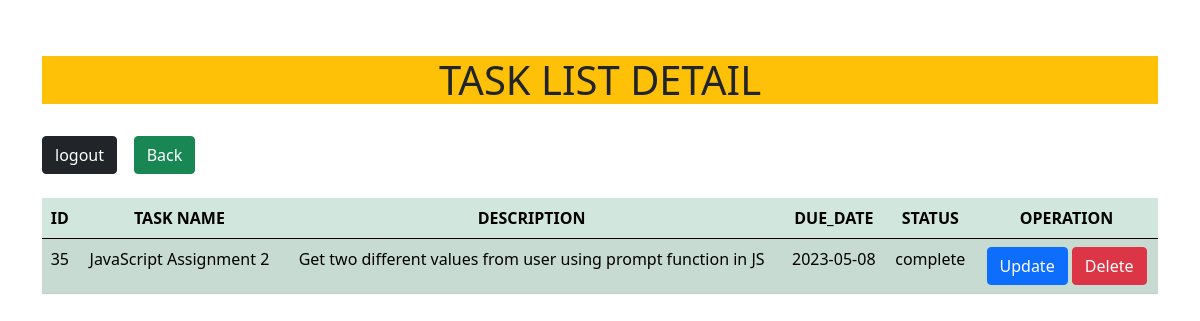
/task.php?id=35, run on the app's committed database.
### tables this page shows
CREATE TABLE `tasks` (
  `Tid` int(11) NOT NULL,
  `name` varchar(255) NOT NULL,
  `description` text NOT NULL,
  `due_date` date NOT NULL,
  `status` tinyint(4) NOT NULL DEFAULT 0
);

### task.php (the view, shortened to what this page needs)
<!DOCTYPE html>
<html lang="en">
<head>
    <link href="https://cdn.jsdelivr.net/npm/bootstrap@5.0.2/dist/css/bootstrap.min.css" rel="stylesheet">
</head>
<body>
<div class="container mt-2"><br><br>
<h1 class="text-center  bg-warning">TASK LIST DETAIL</h1><br>
<form action="logout.php" class="text-center d-flex" style="float: left;" method="post">
    <button type="submit" class="btn btn-dark" name="logout" >logout</button>
</form>
<form action="TaskTable.php" class="text-center d-flex" method="post">
      <button type="submit" class="btn btn-success" name="logout" >
          <a href="tms.php" class="text-white text-decoration-none">Back</a>
      </button>
</form>
<br>
<?php
        include "config.php";
            $id = $_GET['id'];
            $fetch = "SELECT * FROM tasks WHERE Tid = '$id'";
            $res = mysqli_query($conn, $fetch);
        ?>
            <table class="table table-striped table-success table-hover text-center">
                <thead>
                    <tr>
                        <th>ID</th>
                        <th>TASK NAME</th>
                        <th>DESCRIPTION</th>
                        <th>DUE_DATE</th>
                        <th>STATUS</th>
                        <th>OPERATION</th>
                    </tr>
                </thead>
                <tbody>
                    <?php while ($row = mysqli_fetch_assoc($res)) {  ?>
                        <tr>
                            <td><?php echo $row["Tid"] ?></td>
                            <td><?php echo $row["name"] ?></td>
                            <td><?php echo $row["description"] ?></td>
                            <td><?php echo $row["due_date"] ?></td>
                            <td><?php if($row["status"]==0){
                                    echo "incomplete";
                                }else{
                                  echo "complete";
                                }  ?>
                            </td>
                            <td>
                                <button class="btn btn-primary">
                                    <a href="update.php?id=<?php echo $row["Tid"] ?>" class="text-white text-decoration-none"> Update
                                    </a>
                                </button>
                                <button class="btn btn-danger">
                                    <a href="delete.php?id=<?php echo $row["Tid"] ?>" class="text-white text-decoration-none"> Delete</a>
                                </button>
                            </td>
                        </tr>
                    <?php       }    ?>
                </tbody>
            </table>
<br>
    </div>
<br>
</body>
</html>

### data on the page
tasks: Tid "35", name "JavaScript Assignment 2", description "Get two different values from user using prompt function in JS", due_date "2023-05-08", status "complete"
